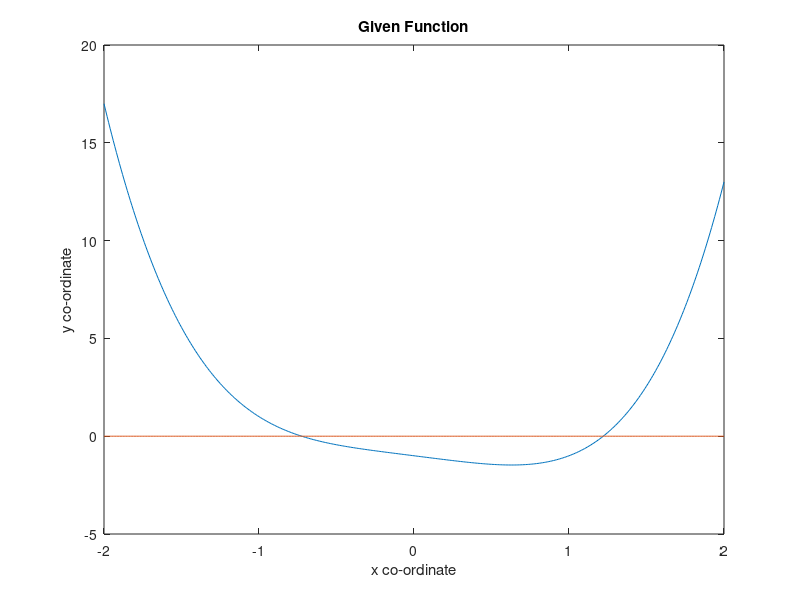
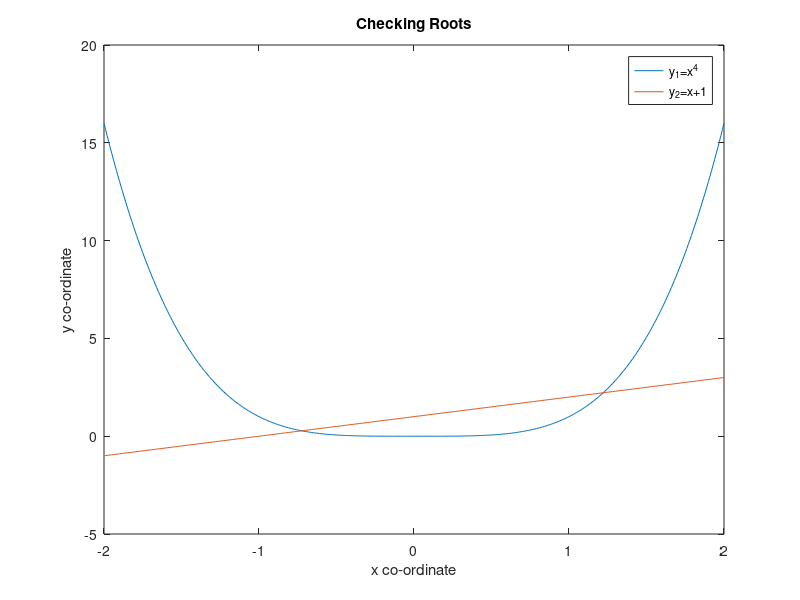

Reproduce these figures in MATLAB, in order. (Note: this script raises an error after producing the figures.)
clc;
close all;
clear all;

format long;
dx = 0.01;
x = -2 : dx : 2;

y = (x .^ 4) - x - 1;
y0 = zeros(1, length(y));

figure(1);
plot(x, y, x, y0);
title('Given Function');
xlabel('x co-ordinate');
ylabel('y co-ordinate');

y1 = x .^ 4;
y2 = x + 1;
figure(2);
plot(x, y1, x, y2);
legend('y_{1}=x^{4}','y_{2}=x+1','Location',"best");
title('Checking Roots');
xlabel('x co-ordinate');
ylabel('y co-ordinate');


error = 10 ^ (-6);
t = -log10(error) - 1;


%%%%%%%%%%%%%%%%%%%%%%%%%%%%%%%%%%

a5 = -1;
b5 = -0.5;
i = 1;
c5 = (a5 + b5) / 2;

while b5 - c5 >= error
    A5(i) = a5;
    B5(i) = b5;
    C5(i) = (a5 + b5) / 2;
    f_c5(i) = c5 .^ 4 - c5 - 1;
    diff5(i) = b5 - c5;
    prod5(i) = (a5 .^ 4 - a5 - 1) * f_c5(i);
    i = i + 1;
    if prod5(i - 1) > 0
        a5 = c5;
        Check5(i - 1) = "a = c";
    else
        b5 = c5;
        Check5(i - 1) = "b = c";
    end
    c5 = double((a5 + b5) / 2);
end

a6 = 1;
b6 = 2;
i = 1;
c6 = (a6 + b6) / 2;
    
while b6 - c6 >= error
    A6(i) = a6;
    B6(i) = b6;
    C6(i) = (a6 + b6) / 2;
    f_c6(i) = c6 .^ 4 - c6 - 1;
    diff6(i) = b6 - c6;
    prod6(i) = (a6 .^ 4 - a6 - 1) * f_c6(i);
    i = i + 1;
    
    if prod6(i - 1) > 0
        a6 = c6;
        Check6(i - 1) = "a = c";
    else
        b6 = c6;
        Check6(i - 1) = "b = c";
    end
    c6 = double((a6 + b6) / 2);
end

%%%%%%%%%%%%%%%%%%%%%%%%%%%%%%

i = 1;
a7 = -0.5;
b7 = inf;
d7 = inf;

while abs(d7) >= error
    I7(i) = i;
    A7(i) = a7;
    F7(i) = a7 .^ 4 - a7 - 1;
    Fp7(i) = 4 * (a7 .^ 3) - 1;
    b7 = a7 - (F7(i)/Fp7(i));
    B7(i) = b7;
    d7 = b7 - a7;
    D7(i) = d7;
    a7 = b7;
    i = i + 1;
end
I7 = round(I7,t);
A7 = round(A7,t);
F7 = round(F7,t);
Fp7 = round(Fp7,t);
B7 = round(B7,t);
D7 = round(D7,t);
Ans7 = [I7; A7; F7; Fp7; B7; D7]';
T1 = array2table(Ans7,...
    'VariableNames',{'Iteration_No' 'a' 'fx' 'fprimex' 'b' 'Difference'})
figure(3);
plot(B7);
hold on;
plot(C5,'r');
title('Convergence towards Root 1');
legend('Newton-Raphson','Bisection','Location',"best");
xlabel('Iteration No.');
ylabel('Root');

i = 1;
a8 = 1.5;
b8 = inf;
d8 = inf;

while abs(d8) >= error
    I8(i) = i;
    A8(i) = a8;
    F8(i) = a8 .^ 4 - a8 - 1;
    Fp8(i) = 4 * (a8 .^ 4) - 1;
    b8 = a8 - (F8(i)/Fp8(i));
    B8(i) = b8;
    d8 = b8 - a8;
    D8(i) = d8;
    a8 = b8;
    i = i + 1;
end
I8 = round(I8,t);
A8 = round(A8,t);
F8 = round(F8,t);
Fp8 = round(Fp8,t);
B8 = round(B8,t);
D8 = round(D8,t);
Ans8 = [I8; A8; F8; Fp8; B8; D8]';
T2 = array2table(Ans8,...
    'VariableNames',{'Iteration_No' 'a' 'fx' 'fprimex' 'b' 'Difference'})
figure(5);
plot(B6);
hold on;
plot(C6,'r');
title('Convergence towards Root 2');
legend('Newton-Raphson','Bisection','Location',"best");
xlabel('Iteration No.');
ylabel('Root');
